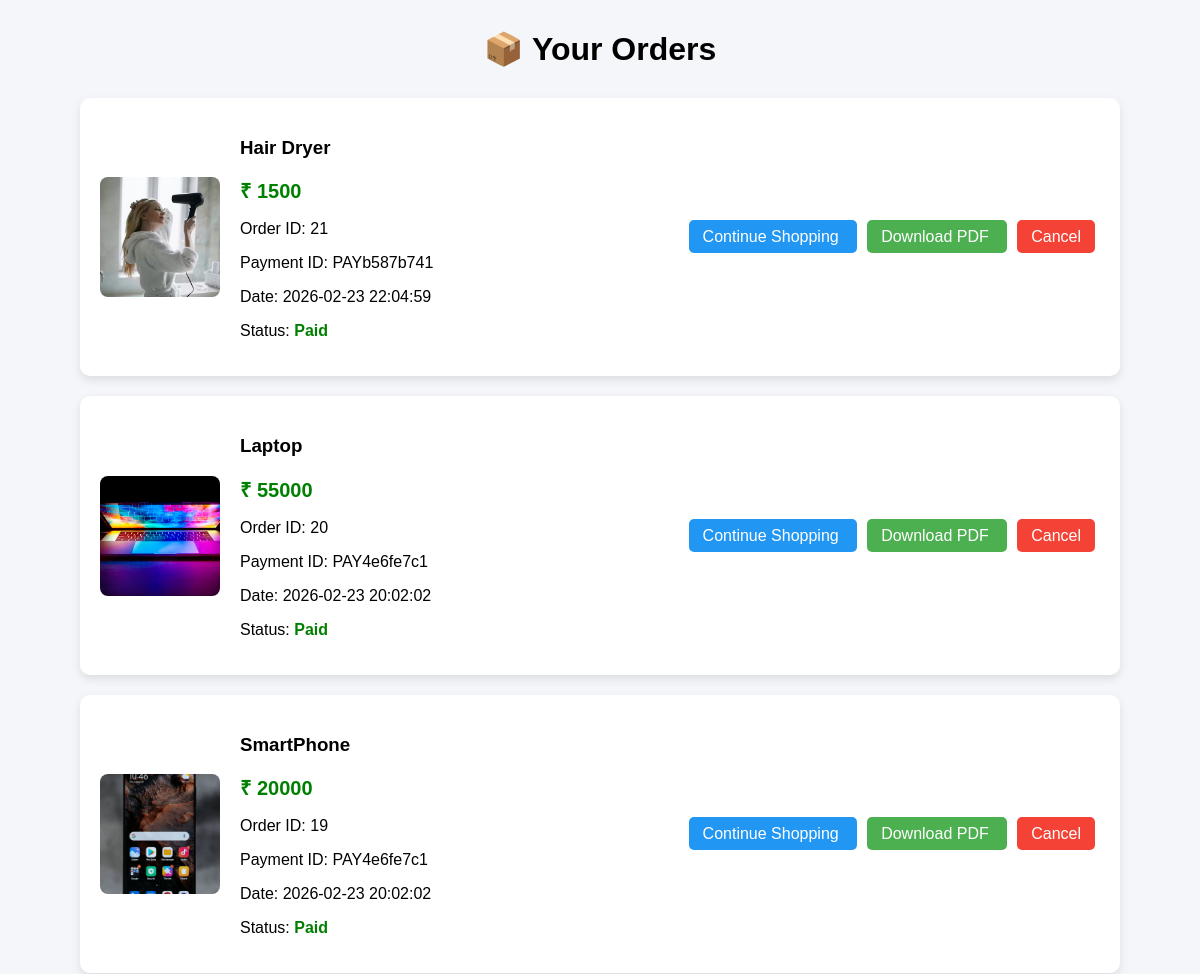
The page /orders (upper part) on the database as committed earlier.
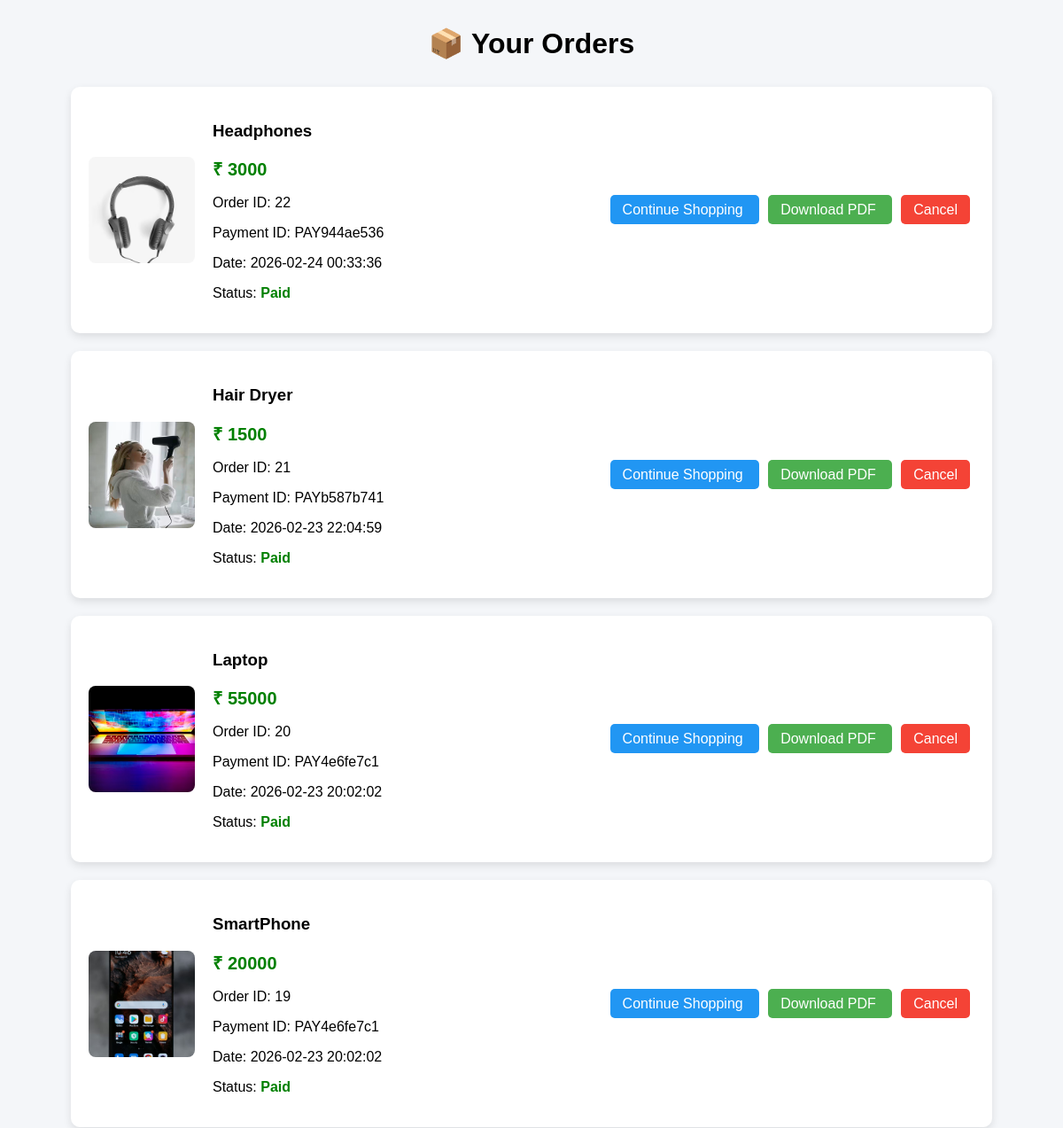
The same page on the database as committed later.
### tables this page shows
CREATE TABLE orders (
        id INTEGER PRIMARY KEY AUTOINCREMENT,
        user_id INTEGER,
        product_name TEXT,
        price INTEGER,
        image TEXT,
        order_date TEXT,
        payment_id TEXT,
        status TEXT

    );

### app.py (the view)
@app.route("/orders")
def orders():
    conn = sqlite3.connect("database.db")
    conn.row_factory = sqlite3.Row
    c = conn.cursor()
    c.execute("SELECT * FROM orders ORDER BY id DESC")
    orders = c.fetchall()
    conn.close()
    return render_template("orders.html", orders=orders)

### templates/orders.html (shortened to what this page needs)
<!DOCTYPE html>
<html>
<head>
</head>
<body>
<h1>📦 Your Orders</h1>
{% for order in orders %}
<div class="order-card">
    <img src="{{ url_for('static', filename=order['image'].split('/')[-1]) }}" width="150">
    <div class="details">
        <h3>{{ order['product_name'] }}</h3>
        <div class="price">₹ {{ order['price'] }}</div>
        <p>Order ID: {{ order['id'] }}</p>
        <p>Payment ID: {{ order['payment_id'] }}</p>
        <p>Date: {{ order['order_date'] }}</p>
        <p>
            Status:
            {% if order['status'] == "Cancelled" %}
                <span class="status cancelled">Cancelled</span>
            {% else %}
                <span class="status placed">{{ order['status'] }}</span>
            {% endif %}
        </p>
    </div>
     <div class="actions">
    <a href="{{ url_for('home') }}" class="continue">
        Continue Shopping
    </a>
    <a href="{{ url_for('download_invoice', order_id=order['id']) }}"
       class="invoice">
        Download PDF
    </a>
    {% if order['status'] != "Cancelled" %}
    <a href="{{ url_for('cancel_order', order_id=order['id']) }}"
       onclick="return confirm('Cancel this order?')"
       class="cancel">
        Cancel
    </a>
    {% endif %}
</div>
</div>
{% endfor %}
</body>
</html>

### templates/orders.html (style rules this page uses)
body { font-family: Arial; background: #f4f6f9; }
h1 { text-align: center; margin: 30px; }
.order-card { display: flex; align-items: center; justify-content: space-between; background: white; padding: 20px; margin: 20px auto; width: 90%; max-width: 1000px; border-radius: 10px; box-shadow: 0 4px 10px rgba(0,0,0,0.1); }
.order-card img { width: 120px; height: 120px; object-fit: cover; border-radius: 8px; }
.details { flex: 1; padding: 0 20px; }
.price { color: green; font-size: 20px; font-weight: bold; }
.actions a { padding: 8px 14px; margin: 5px; border-radius: 5px; text-decoration: none; color: white; }
.continue { background: #2196F3; }
.invoice { background: #4CAF50; }
.cancel { background: #f44336; }
.status { font-weight: bold; }
.placed { color: green; }

Rows that differ between the two databases and show on the page:
added orders: image (picture), product_name "Headphones", price "3000", id "22", payment_id "PAY944ae536", order_date "2026-02-24 00:33:36", status "Paid"
